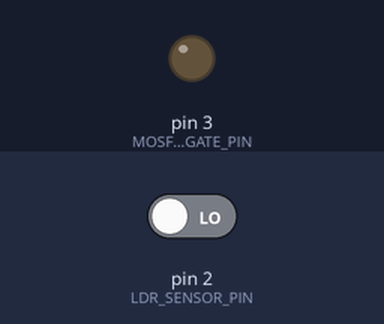
Recording of a sketch running on a simulated Arduino Uno, built with avr-gcc and run on an emulated ATmega328P. Shown: output pins drawn as LEDs (lit = HIGH). The test bench sets the inputs (shaded band); at power-on: pin 2 (LDR_SENSOR_PIN) LOW.

Above: at 1.2 s.
1.3 s: pin 2 (LDR_SENSOR_PIN) driven HIGH
At 2.4 s:
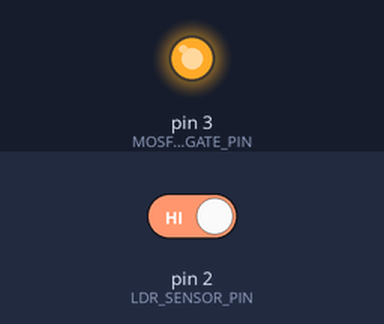
2.8 s: pin 2 (LDR_SENSOR_PIN) driven LOW
At 3.5 s:
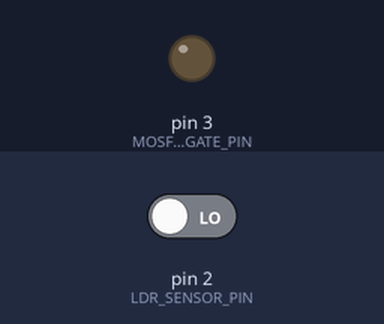
Timing chart, 0 to 5.8 s (numbered marks = the images above; inputs shaded):
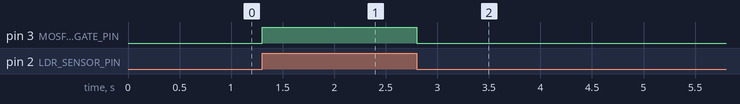

The sketch:

sketch_may15a.ino
```cpp
const int LDR_SENSOR_PIN = 2;
const int MOSFET_GATE_PIN = 3;

void setup() {
  pinMode(LDR_SENSOR_PIN, INPUT);
  pinMode(MOSFET_GATE_PIN, OUTPUT);
}

void loop() {
  // Read the sensor
  int sensorState = digitalRead(LDR_SENSOR_PIN);

  // If the light is turning ON when it should be OFF,
  // change "HIGH" to "LOW" in the line below:
  if (sensorState == HIGH) {
    digitalWrite(MOSFET_GATE_PIN, HIGH); // Turn LED ON
  }
  else {
    digitalWrite(MOSFET_GATE_PIN, LOW);  // Turn LED OFF
  }
}
```

Measured:
- after the input at 1.3 s, pin 3 (MOSFET_GATE_PIN): LOW → HIGH at once
- after the input at 2.8 s, pin 3 (MOSFET_GATE_PIN): HIGH → LOW at once
